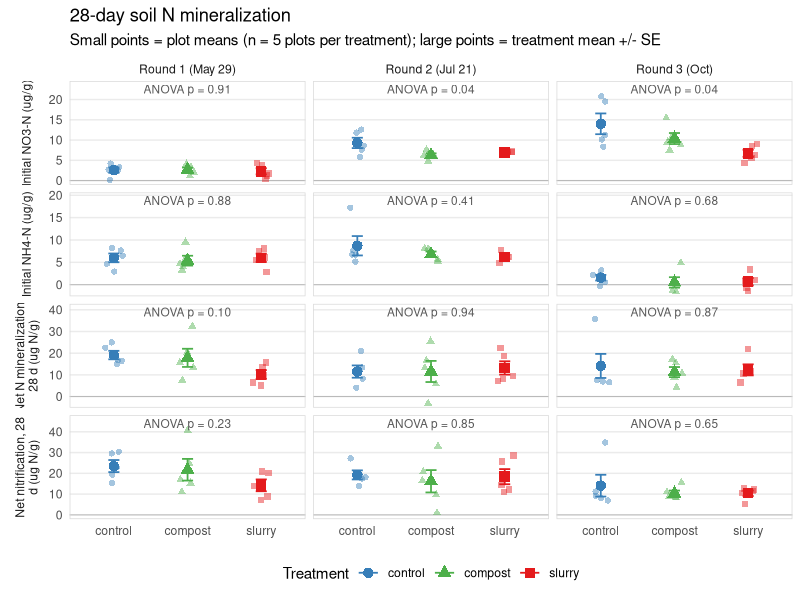

The R source for this figure:
# 21_nmin_figures.R
# N mineralization summary figure and treatment-means table
# Inputs:  data/processed/nmin_plot.csv
# Outputs: output/figures/summary_nmin.png
#          output/tables/nmin_treatment_means.csv

library(dplyr)
library(tidyr)
library(ggplot2)

dir.create("output/figures", showWarnings = FALSE, recursive = TRUE)
dir.create("output/tables", showWarnings = FALSE, recursive = TRUE)

treat_colors <- c("control" = "#377eb8", "compost" = "#4daf4a", "slurry" = "#e41a1c")
treat_shapes <- c("control" = 16, "compost" = 17, "slurry" = 15)
round_labels <- c("1" = "Round 1 (May 29)", "2" = "Round 2 (Jul 21)", "3" = "Round 3 (Oct)")

nmin <- read.csv("data/processed/nmin_plot.csv") %>%
  mutate(treatment = factor(treatment, levels = c("control", "compost", "slurry")))

metrics <- c(
  initial_no3_ug_g = "Initial NO3-N (ug/g)",
  initial_nh4_ug_g = "Initial NH4-N (ug/g)",
  net_min_ug_g     = "Net N mineralization, 28 d (ug N/g)",
  net_nitr_ug_g    = "Net nitrification, 28 d (ug N/g)"
)

long <- nmin %>%
  select(round, plot, treatment, all_of(names(metrics))) %>%
  pivot_longer(all_of(names(metrics)), names_to = "metric", values_to = "value") %>%
  mutate(metric = factor(metrics[metric], levels = metrics),
         round = factor(round, levels = 1:3, labels = round_labels))

summ <- long %>%
  group_by(metric, round, treatment) %>%
  summarize(mean = mean(value), se = sd(value) / sqrt(n()), n = n(), .groups = "drop")

# Treatment test per metric x round (one-way ANOVA on plot means, n = 5)
tests <- long %>%
  group_by(metric, round) %>%
  summarize(p = summary(aov(value ~ treatment))[[1]][1, "Pr(>F)"], .groups = "drop") %>%
  mutate(label = sprintf("ANOVA p = %.2f", p))

pd <- position_dodge(width = 0.6)
p <- ggplot(long, aes(x = treatment, y = value, color = treatment, shape = treatment)) +
  geom_hline(yintercept = 0, color = "grey70", linewidth = 0.3) +
  geom_point(position = position_jitter(width = 0.12, height = 0, seed = 1),
             alpha = 0.45, size = 1.8) +
  geom_errorbar(data = summ, aes(y = mean, ymin = mean - se, ymax = mean + se),
                width = 0.15, linewidth = 0.6) +
  geom_point(data = summ, aes(y = mean), size = 3.2) +
  geom_text(data = tests, aes(x = 2, y = Inf, label = label), inherit.aes = FALSE,
            vjust = 1.4, size = 3, color = "grey35") +
  facet_grid(metric ~ round, scales = "free_y", switch = "y",
             labeller = labeller(metric = label_wrap_gen(22))) +
  scale_color_manual(values = treat_colors) +
  scale_shape_manual(values = treat_shapes) +
  scale_y_continuous(expand = expansion(mult = c(0.05, 0.18))) +
  labs(x = NULL, y = NULL, color = "Treatment", shape = "Treatment",
       title = "28-day soil N mineralization",
       subtitle = "Small points = plot means (n = 5 plots per treatment); large points = treatment mean +/- SE") +
  theme_minimal(base_size = 11) +
  theme(legend.position = "bottom",
        strip.placement = "outside",
        strip.text.y.left = element_text(angle = 90),
        panel.grid.major.x = element_blank(),
        panel.grid.minor = element_blank(),
        panel.border = element_rect(color = "grey85", fill = NA))

ggsave("output/figures/summary_nmin.png", p, width = 10, height = 10, dpi = 150)
cat("Saved output/figures/summary_nmin.png\n")

table_out <- summ %>%
  left_join(tests %>% select(metric, round, p), by = c("metric", "round")) %>%
  mutate(across(c(mean, se), ~ round(.x, 2)), p = round(p, 3)) %>%
  arrange(metric, round, treatment)
write.csv(table_out, "output/tables/nmin_treatment_means.csv", row.names = FALSE)
cat("Wrote output/tables/nmin_treatment_means.csv\n")
